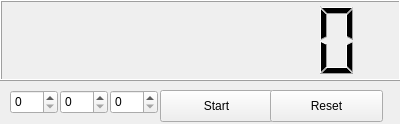
<?xml version="1.0" encoding="UTF-8"?>
<ui version="4.0">
 <class>MainWindow</class>
 <widget class="QMainWindow" name="MainWindow">
  <property name="geometry">
   <rect>
    <x>0</x>
    <y>0</y>
    <width>400</width>
    <height>124</height>
   </rect>
  </property>
  <property name="cursor">
   <cursorShape>ArrowCursor</cursorShape>
  </property>
  <property name="windowTitle">
   <string>MainWindow</string>
  </property>
  <property name="dockNestingEnabled">
   <bool>false</bool>
  </property>
  <property name="dockOptions">
   <set>QMainWindow::AllowTabbedDocks|QMainWindow::AnimatedDocks</set>
  </property>
  <property name="unifiedTitleAndToolBarOnMac">
   <bool>false</bool>
  </property>
  <widget class="QWidget" name="centralWidget">
   <widget class="QLCDNumber" name="lcdNumber">
    <property name="geometry">
     <rect>
      <x>0</x>
      <y>0</y>
      <width>401</width>
      <height>81</height>
     </rect>
    </property>
    <property name="digitCount">
     <number>8</number>
    </property>
   </widget>
   <widget class="QPushButton" name="StartButton">
    <property name="geometry">
     <rect>
      <x>160</x>
      <y>90</y>
      <width>113</width>
      <height>32</height>
     </rect>
    </property>
    <property name="text">
     <string>Start</string>
    </property>
    <property name="default">
     <bool>false</bool>
    </property>
   </widget>
   <widget class="QPushButton" name="ResetButton">
    <property name="geometry">
     <rect>
      <x>270</x>
      <y>90</y>
      <width>113</width>
      <height>32</height>
     </rect>
    </property>
    <property name="text">
     <string>Reset</string>
    </property>
   </widget>
   <widget class="QSpinBox" name="HourBox">
    <property name="geometry">
     <rect>
      <x>10</x>
      <y>90</y>
      <width>48</width>
      <height>24</height>
     </rect>
    </property>
   </widget>
   <widget class="QSpinBox" name="MinuteBox">
    <property name="geometry">
     <rect>
      <x>60</x>
      <y>90</y>
      <width>48</width>
      <height>24</height>
     </rect>
    </property>
    <property name="maximum">
     <number>59</number>
    </property>
   </widget>
   <widget class="QSpinBox" name="SecBox">
    <property name="geometry">
     <rect>
      <x>110</x>
      <y>90</y>
      <width>48</width>
      <height>24</height>
     </rect>
    </property>
    <property name="maximum">
     <number>59</number>
    </property>
   </widget>
  </widget>
 </widget>
 <layoutdefault spacing="6" margin="11"/>
 <resources/>
 <connections/>
</ui>
